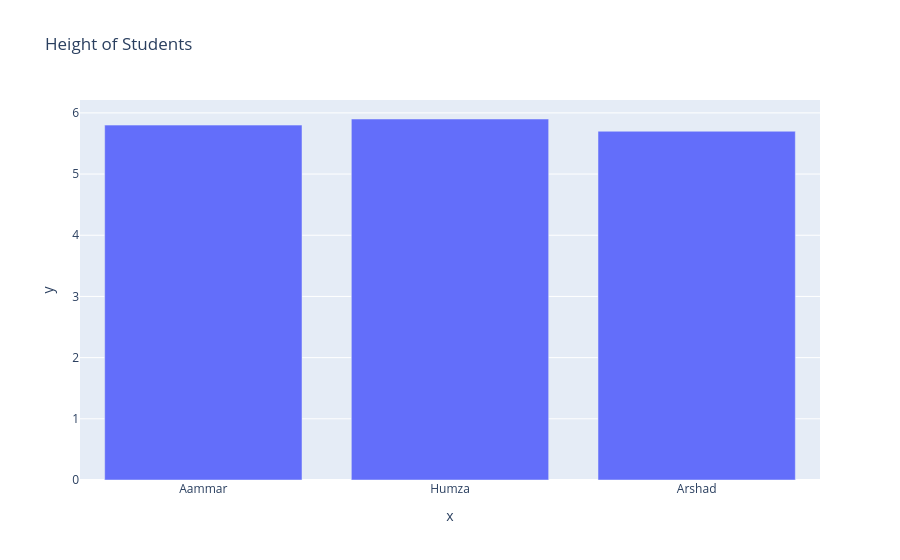

Source (notebook cell):
### Code cell
name = ['Aammar', 'Humza', 'Arshad']
height = [5.8, 5.9, 5.7]

# import library
import plotly.express as px

# create a plot (line chart)
fig = px.bar(x=name, y=height, title='Height of Students')
# show the figure
fig.show()


# save the plot in png file



# save as standalone html file
fig.write_html("plot.html")

### Figure 1 — Plotly figure (JSON) as saved in the notebook; plotly's stock layout.template omitted (floating-point values rounded to 4 significant figures)
{"data": [{"hovertemplate": "x=%{x}<br>y=%{y}<extra></extra>", "legendgroup": "", "marker": {"color": "#636efa", "pattern": {"shape": ""}}, "name": "", "orientation": "v", "showlegend": false, "textposition": "auto", "type": "bar", "x": ["Aammar", "Humza", "Arshad"], "xaxis": "x", "y": [5.8, 5.9, 5.7], "yaxis": "y"}], "layout": {"barmode": "relative", "legend": {"tracegroupgap": 0}, "title": {"text": "Height of Students"}, "xaxis": {"anchor": "y", "domain": [0, 1], "title": {"text": "x"}}, "yaxis": {"anchor": "x", "domain": [0, 1], "title": {"text": "y"}}}}
